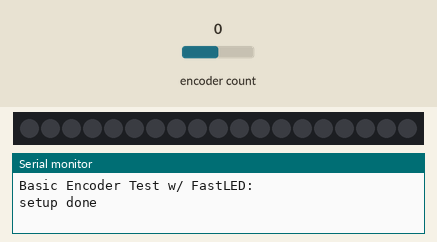
Simulated run of this sketch. Board: Arduino Uno, built with avr-gcc and run on an emulated ATmega328P. Parts: 19 RGB LEDs in strip order, left to right, the last lines printed to the serial monitor. Inputs (shaded band) come from the test bench; at power-on: encoder count 0. Colours are those a GRB WS2812 strip shows for the declared byte order.

Above: at 1.2 s.
1.3 s: encoder count set to 1
At 2.3 s:
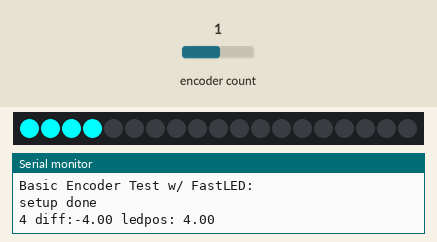
2.8 s: encoder count set to 5
At 3.5 s:
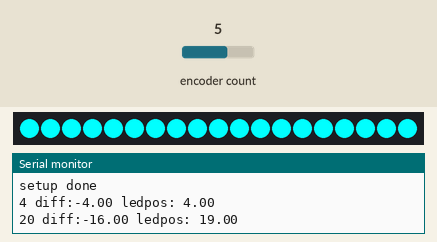
4.3 s: encoder count set to 4
At 4.6 s:
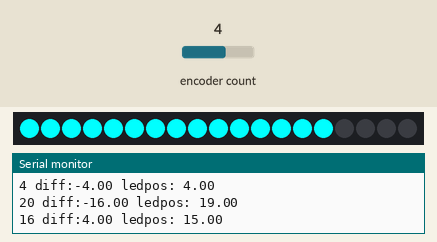
5.8 s: encoder count set to 8
At 7.0 s:
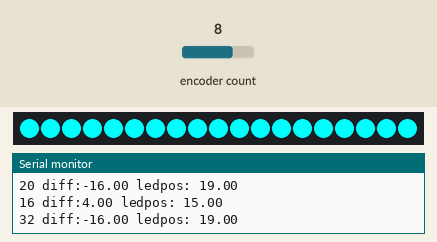
7.3 s: encoder count set to 7
At 8.1 s:
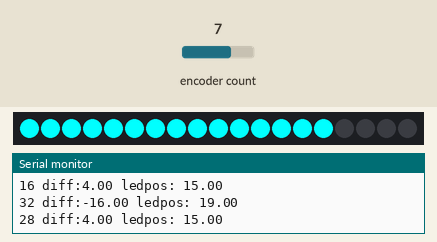
Timing chart, 0 to 9.8 s (numbered marks = the images above; inputs shaded):
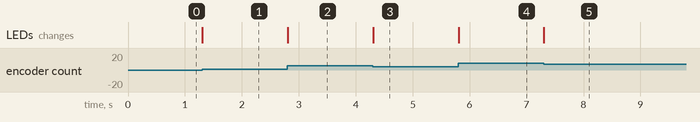

The sketch:

diyLinearEncoder-test0.ino
```cpp
/*
 * DIY Linear Encoder test0
 * Tod E. Kurt / todbot.com
 */

#include <Encoder.h>
// FASTLED_INTERNAL turns off pragmas that look like warnings
#define FASTLED_INTERNAL
#include <FastLED.h>

#define BRIGHTNESS    255
#define NUM_LEDS      19
CRGB leds[NUM_LEDS];

const int ledPin   = 10;  // 2 on rotary-encoder board

float ledpos = 0; // ledpos ranges from 0-NUM_LEDS-1
long oldPosition  = -999;

Encoder myEnc(15, 16);

void setup()
{
  Serial.begin(115200);
  Serial.println("Basic Encoder Test w/ FastLED:");

  FastLED.addLeds<WS2812, ledPin>(leds, NUM_LEDS);
  FastLED.setBrightness(BRIGHTNESS);
  Serial.println("setup done");
  oldPosition = myEnc.read(); // setup
}


void loop()
{

  long newPosition = myEnc.read();
  if (newPosition != oldPosition) {
    float diff = oldPosition - newPosition;
    oldPosition = newPosition;

    ledpos = ledpos - diff;

    ledpos = constrain(ledpos, 0, NUM_LEDS);

    Serial.print(newPosition); Serial.print(" diff:"); Serial.print(diff);
    Serial.print(" ledpos: "); Serial.print(ledpos);
    Serial.println();

    uint8_t hue = 0;
    CRGB c = CRGB(255,0,255);
    fill_solid(leds, NUM_LEDS, CRGB::Black);
    fill_solid(leds, ledpos, c);

  } // change


  FastLED.show();     // send the 'leds' array out to the actual LED strip
  yield(); // give USB subsystem some cycles

}
```

Measured:
- after the input at 1.3 s, the LEDs: change at once (image 1)
- after the input at 2.8 s, the LEDs: change at once (image 2)
- after the input at 4.3 s, the LEDs: change at once (image 3)
- after the input at 5.8 s, the LEDs: change at once (image 4)
- after the input at 7.3 s, the LEDs: change at once (image 5)
